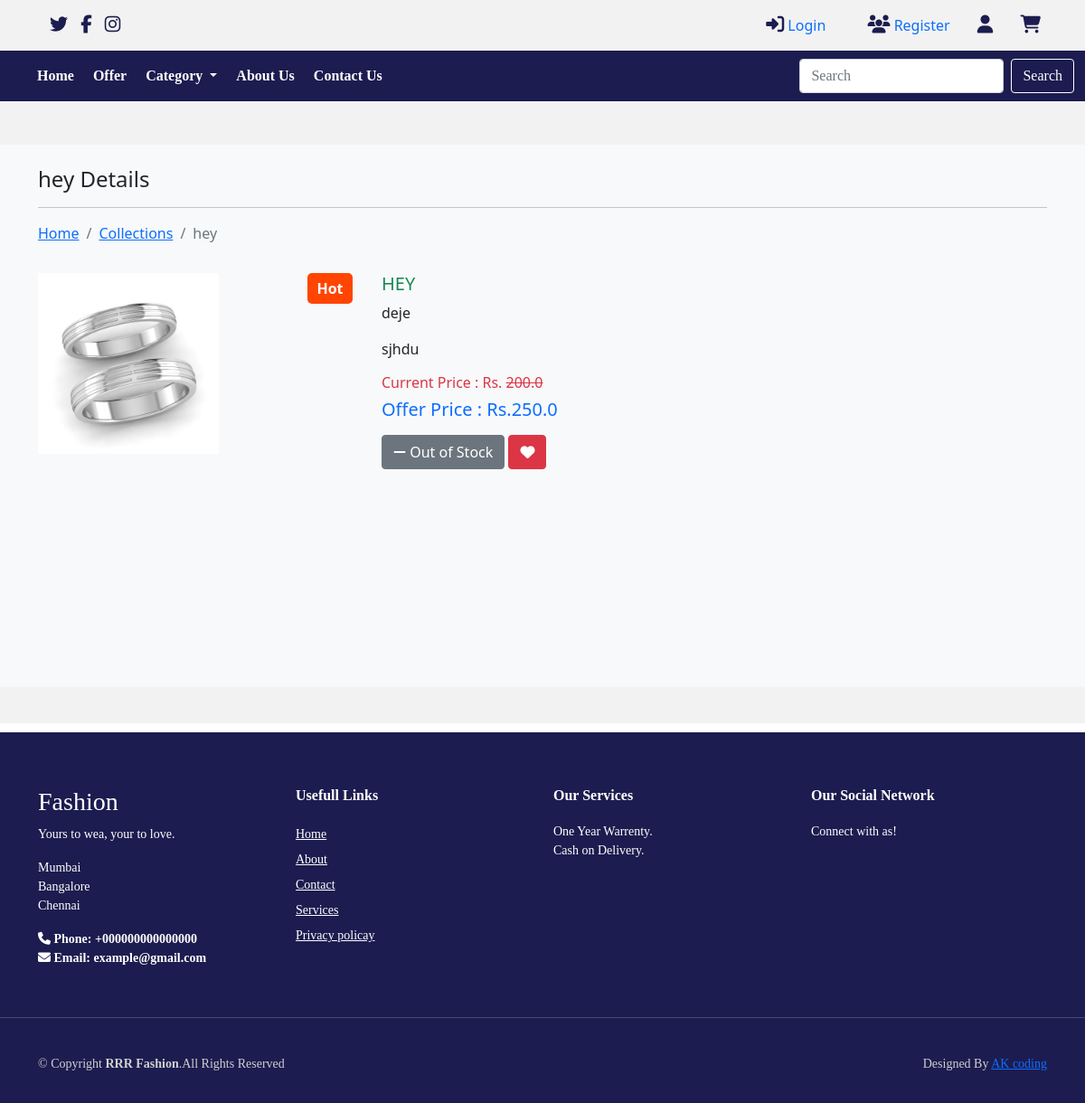
The page /category/Chain/hey on the database its author committed.
### JLS/models.py (models this page shows)
class Product(models.Model):
  category=models.ForeignKey(Catagory,on_delete=models.CASCADE)
  name=models.CharField(max_length=150,null=False,blank=False)
  vendor=models.CharField(max_length=150,null=False,blank=False)
  product_image=models.ImageField(upload_to=getFileName,null=True,blank=True)
  quantity=models.IntegerField(null=False,blank=False)
  original_price=models.FloatField(null=False,blank=False)
  selling_price=models.FloatField(null=False,blank=False)
  description=models.TextField(max_length=500,null=False,blank=False)
  status=models.BooleanField(default=False,help_text="0-show,1-Hidden")
  trending=models.BooleanField(default=False,help_text="0-default,1-Trending")
  created_at=models.DateTimeField(auto_now_add=True)
  def __str__(self) :
    return self.name

### JLS/views.py (the view)
# urls.py: path('category/<str:cname>/<str:pname>',views.product_details,name="product_details"),
def product_details(request,cname,pname):
    if(Catagory.objects.filter(name=cname,status=0)):
        if(Product.objects.filter(name=pname,status=0)):
            products=Product.objects.filter(name=pname,status=0).first()
            return render(request,"products/product_details.html",{"products":products})
        else:
            messages.error(request,"No Such Produtct Found")
            return redirect('category')

### JLS/templates/products/product_details.html (shortened to what this page needs)
{% extends 'layout/main.html' %}
{% block content %}
<section class="bg-light py-4 my-5" style="min-height:600px;">
    <div class="container">
      <div class="row">
        <div class="col-12">
          <h4 class="mb-3">  {{products}} Details</h4>
          <hr style="border-color:#b8bfc2;">
          <nav aria-label="breadcrumb">
            <ol class="breadcrumb">
              <li class="breadcrumb-item"><a href="{% url 'home' %}">Home</a></li>
              <li class="breadcrumb-item"><a href="{% url 'category' products.category.name  %}">Collections</a></li>
              <li class="breadcrumb-item active" aria-current="page">{{products}}</li>
            </ol>
          </nav>
        </div>
        <div class="col-4 my-3 pic-box">
          {% if products.trending %}
            <div class="hot">Hot</div>
            {% endif %}
        <img  id="myImg"  src="{{products.product_image.url}}" class="card-image-top" alt="{{products}}" style="height:200px;">
          </div>
        <div class="col-8 my-3">
            <h5 class="text-success">{{products | upper}}</h5>
            <p>{{products.vendor}}</p>
            <p>{{products.description}}</p>
            <h6 class="my-2 text-danger">Current Price : Rs. <s>{{products.original_price}}</s></h6>
            <h5 class="my-2 text-primary">Offer Price   : Rs.{{products.selling_price}}</h5>
            <div class="my-3">
              {% if products.quantity > 0 %}
              <input type="hidden" value="{{products.id}}" id="pid">
                <p>
                  <div class="input-group" style="width:150px">
                    <button class="input-group-text bg-success text-light" id="btnMinus" ><i class="fa fa-minus"></i></button>
                      <input type="text" name="qty" id="txtQty" value="1" class="form-control text-center">
                    <button class="input-group-text bg-success text-light" id="btnPlus"><i class="fa fa-plus"></i></button>
                  </div>
                </p>
               <button class="btn btn-primary" id="btnCart"><i class="fa fa-shopping-cart"></i> Add to Cart</button>
              {% else %}
              <button class="btn btn-secondary"><i class="fa fa-minus"></i> Out of Stock</button>
              {% endif %}
              <button class="btn btn-danger" id="btnFav"><i class="fa fa-heart"></i></button>
            </div>
        </div>
      </div>
    </div>
  </section>
{% endblock content %}

### static/css/style.css (style rules this page uses)
* { margin: 0; padding: 0; box-sizing: border-box; }
html { scroll-behavior: smooth; }
.pic-box { position: relative; }
.hot { background-color: orangered; color: white; width: 50px; text-align: center; font-weight: bold; display: inline; border-radius: 5px; padding: 5px; position: absolute; top: 0; right: 20px; z-index: 10; }

### rows shown on the page
Product: name "hey", product_image (picture), name "HEY", vendor "deje", description "sjhdu", original_price "200.0", selling_price "250.0"
